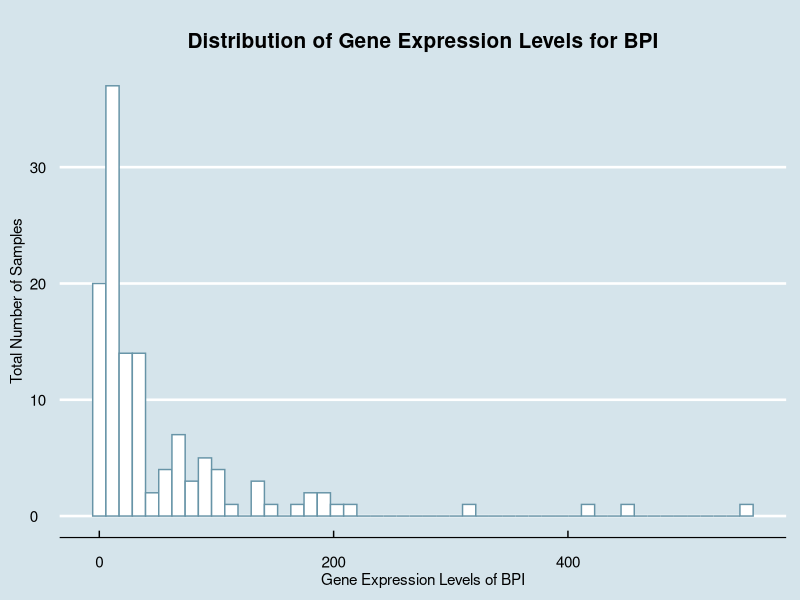
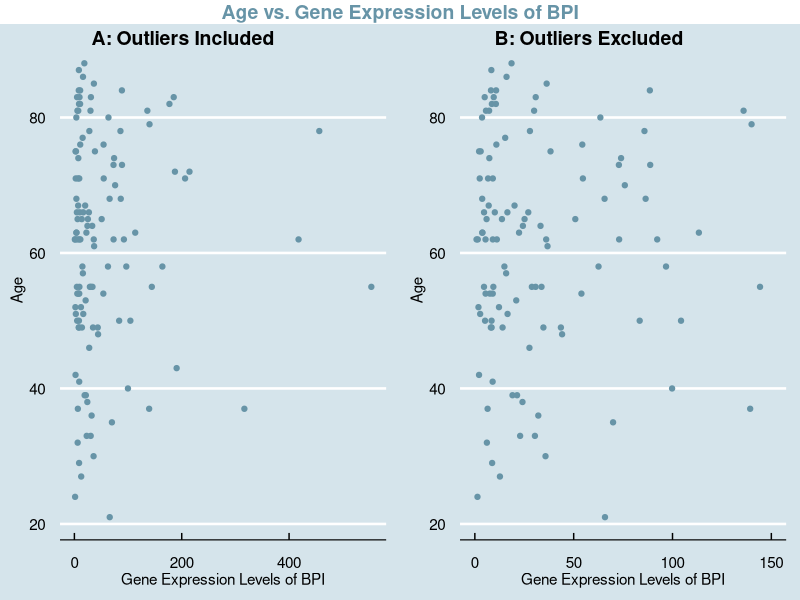
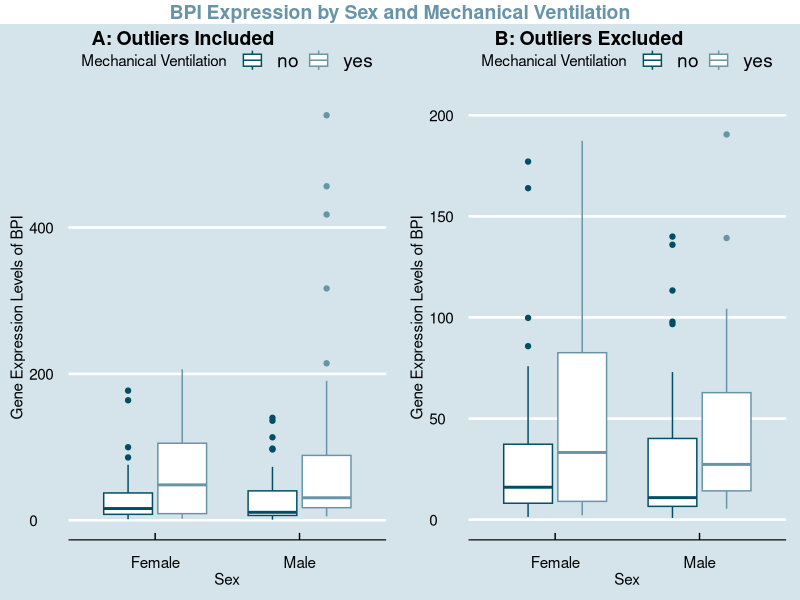
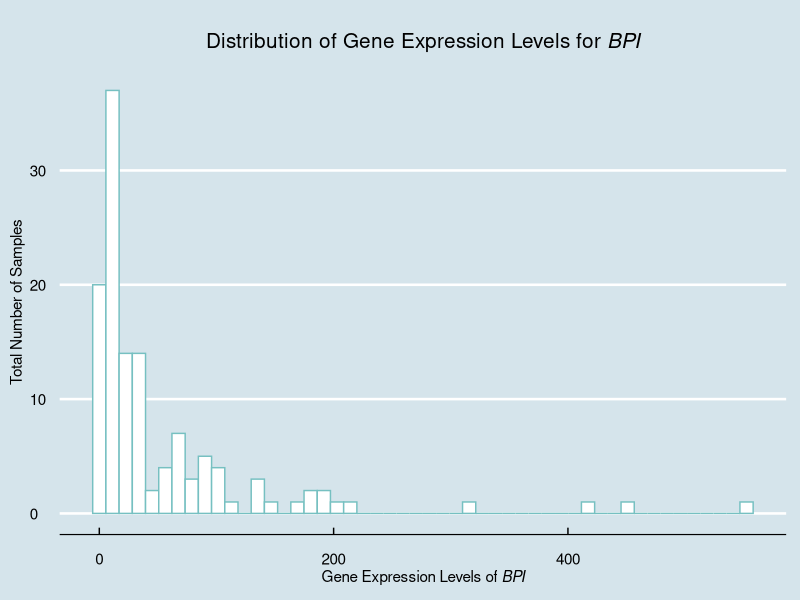
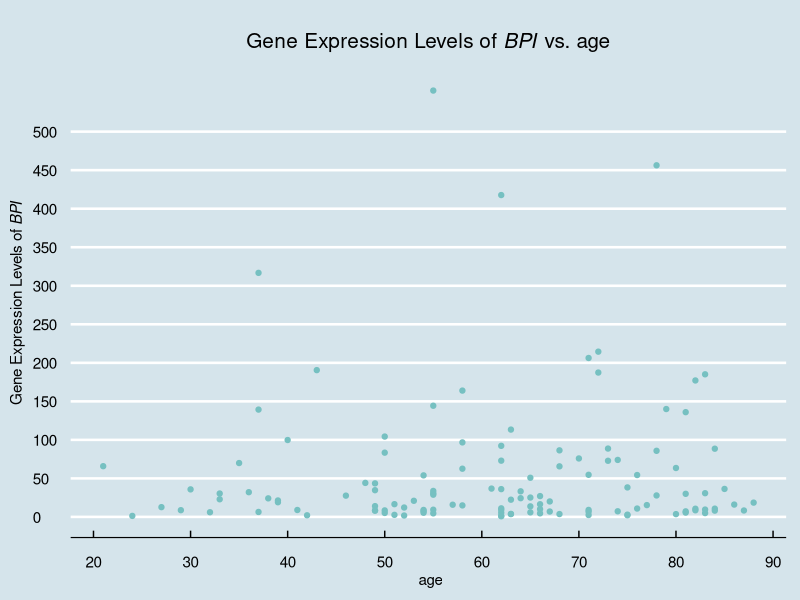
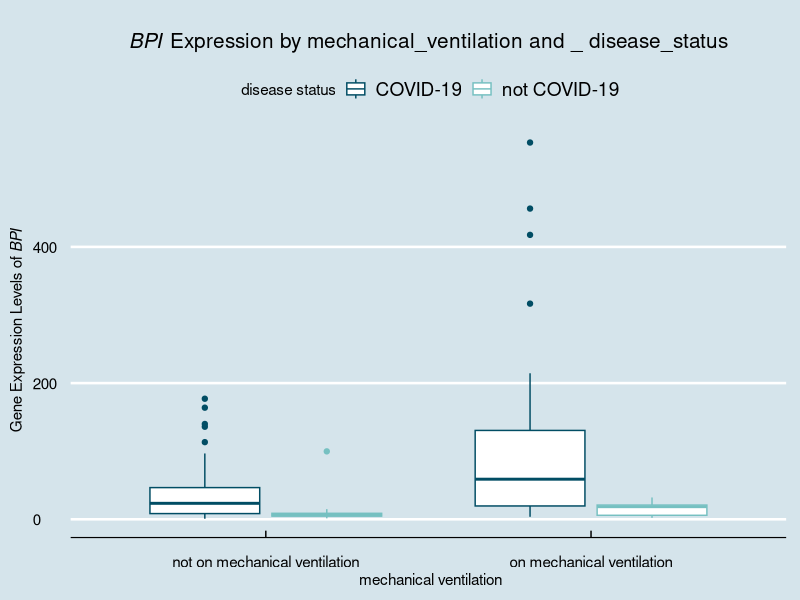
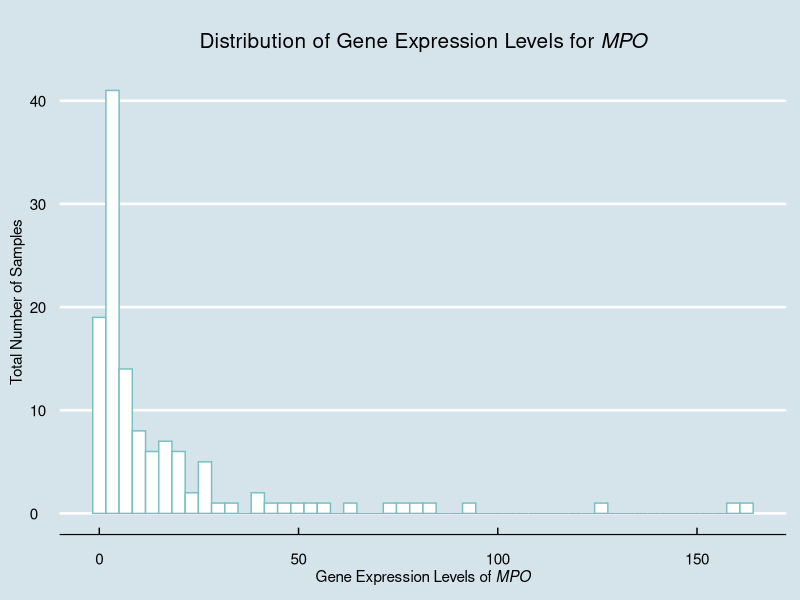
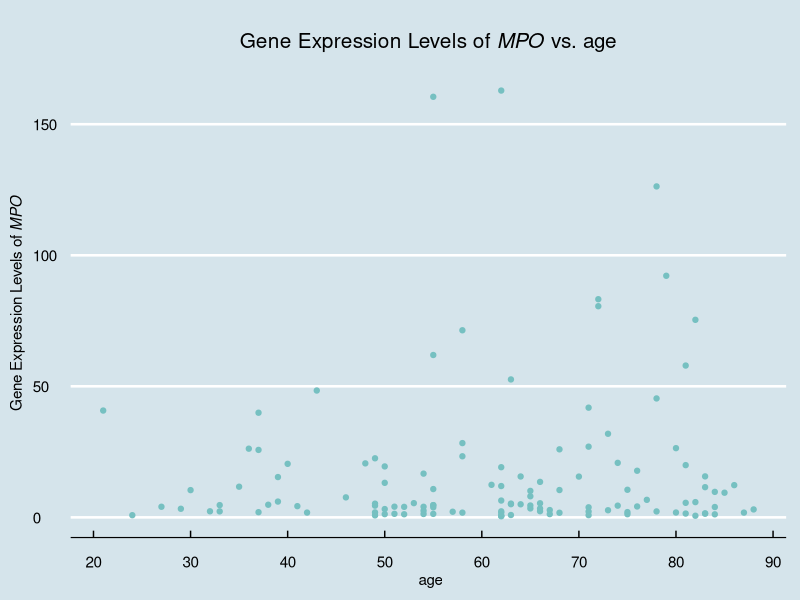

R code for these plots, in order:
## ---- chunk 1
knitr::opts_chunk$set(echo = TRUE)
library(ggplot2)
library(ggthemes)
library(ggpubr)
library(gridExtra)
library(dplyr)
library(ggtext)
## ---- chunk 2
metadata <- read.csv("QBS103_finalProject_metadata.csv", row.names = 1)
gene_exp <- read.csv("QBS103_finalProject_geneExpression.csv", row.names = 1)
## ---- chunk 3
#chosen gene: BPI - bactericidal permeability increasing protein - Plays a role in the immune response against bacterial infections, can kill the bacterial by targeting their cell membrane and can also increase permeability of cell membranes, encodes a lipopolysaccharide binding protein and helps with regulating inflammatory responses - information from https://www.ncbi.nlm.nih.gov/gene/671#summary

BPI <- gene_exp["BPI",]
BPI <- as.data.frame(t(BPI)) #transposes the matrix
metadata_BPI <- cbind(metadata, BPI) #creates one data frame with all BPI data
suppressWarnings(metadata_BPI$age <- as.integer(metadata_BPI$age))

## ---- chunk 4
#creates histogram of BPI

ggplot(metadata_BPI, aes(x = BPI)) + geom_histogram(color = "#6794a7", fill = "white", bins = 50) + 
  labs(x = "Gene Expression Levels of BPI", y = "Total Number of Samples", title = "Distribution of Gene Expression Levels for BPI") + 
  theme_economist() + 
  scale_fill_economist() + 
  theme(plot.title = element_text(size=15, face="bold", margin = margin(10, 0, 10, 0), hjust = (0.5)), axis.title.x = element_text(vjust=-0.40), axis.title.y= element_text(vjust=2 ))

# interpretation - shows the distribution of BPI gene expression in the samples. there are more studies with lower gene expression levels of BPI with a smaller amount of samples showing higher levels of expression levels. the majority of samples are seen below the threshold of 200.
## ---- chunk 5
#chosen continuous covariate: age

#creates scatterplot with BPI and age
suppressWarnings(scatter_outliers <- ggplot(metadata_BPI, aes(x = BPI, y = age)) + 
  geom_point(color = "#6794a7", fill = "white") + 
  labs(x = "Gene Expression Levels of BPI", y = "Age") + 
  theme_economist() + 
  scale_fill_economist() + 
  theme(plot.title = element_text(size=12, face="bold", margin = margin(10, 0, 10, 0)), axis.title.x = element_text(vjust=-0.40), axis.title.y= element_text(vjust=2)))

#creates scatterplot with BPI and age and sets x-axis range from 0 to 150 for easier viewing
suppressWarnings(scatter_no_outliers <- ggplot(metadata_BPI, aes(x = BPI, y = age)) + 
  geom_point(color = "#6794a7", fill = "white") + 
  labs(x = "Gene Expression Levels of BPI", y = "Age") + 
  theme_economist() + 
  scale_fill_economist() + 
  theme(plot.title = element_text(size=12, face="bold", margin = margin(10, 0, 10, 0)), axis.title.x = element_text(vjust=-0.40), axis.title.y= element_text(vjust=2)) + 
  xlim(0, 150))

#creates scatterplot of both previous plots combined
suppressWarnings(new_scatter <- ggarrange(scatter_outliers, scatter_no_outliers,ncol=2, labels = c("A: Outliers Included", "B: Outliers Excluded"))) 

#adds title to the combined plot
suppressWarnings(annotate_figure(new_scatter, top = text_grob("Age vs. Gene Expression Levels of BPI", color = "#6794a7", face = "bold", size = 14)))

#interpretation - shows the relationship between BPI gene expression and ages of individuals sampled. there is not necessarily a clear relationship that can be observed in this graph without further analysis. the points seem to be clustered towards the lower gene expression levels around ages 50-85.
## ---- chunk 6
#chosen categorical covariates: sex and mechanical ventilation

#create new dataset with the row of data where sex = "unknown"
unknown_removed <- metadata_BPI
unknown_removed <- metadata_BPI[metadata_BPI$sex != " unknown", ]

#creates scatterplot with BPI, sex, and mechanical ventilation
suppressWarnings(box_outliers <- ggplot(unknown_removed,aes(x = sex,y = BPI, color = mechanical_ventilation)) + geom_boxplot() + scale_x_discrete(labels = c("Female", "Male")) + labs(x = "Sex", y = "Gene Expression Levels of BPI", color = "Mechanical Ventilation") + theme_economist() + scale_color_manual(values = c('#014d64','#6794a7')) + theme(plot.title = element_text(size=15, face="bold", margin = margin(10, 0, 10, 0), hjust = (0.5)), axis.title.x = element_text(vjust=-0.40), axis.title.y= element_text(vjust=2))) 

#creates scatterplot with BPI, sex, and mechanical ventilation and sets y-axis range from 0 to 200 for easier viewing
suppressWarnings(box_no_outliers <- ggplot(unknown_removed,aes(x = sex,y = BPI, color = mechanical_ventilation)) + geom_boxplot() + scale_x_discrete(labels = c("Female", "Male")) + labs(x = "Sex", y = "Gene Expression Levels of BPI", color = "Mechanical Ventilation") + theme_economist() + scale_color_manual(values = c('#014d64','#6794a7')) + theme(plot.title = element_text(size=15, face="bold", margin = margin(10, 0, 10, 0), hjust = (0.5)), axis.title.x = element_text(vjust=-0.40), axis.title.y= element_text(vjust=2)) + ylim(0, 200))

#creates boxplot of both previous plots combined
suppressWarnings(new_box <- ggarrange(box_outliers, box_no_outliers,ncol=2, labels = c("A: Outliers Included", "B: Outliers Excluded")))

#adds title to the combined plot
annotate_figure(new_box, top = text_grob("BPI Expression by Sex and Mechanical Ventilation", color = "#6794a7", face = "bold", size = 14))

#interpretation - shows distribution of BPI gene expression across sexes and ventilation categories. from the graph on the right, we can see that the samples with mechanical ventilation have a higher mean gene expression level. this is true for both males and females. the mechanical ventilation groups have a higher iqr when compared to the groups without mechanical ventilation. the females from the study seem to have a higher mean gene expression level than the males.
## ---- chunk 7
#Code for boxplot, scatter, and histogram
all_graphs <- function(data, genes, gene_exp, contcovariate, catcovariate1, catcovariate2, metadata) { #takes in input of data, names of genes, all covariates
  graphs <- list()
  for (gene in genes) { #creates a loop to create each graph per gene
    gene_data <- as.numeric(t(gene_exp[gene, ]))
    metadata_gene <- cbind(metadata, gene_data)
    
    #relabels data within a few covariates for better keys in boxplots
    metadata_gene$icu_status <- ifelse(metadata_gene$icu_status == " yes", "in icu", "not in icu")
    metadata_gene$mechanical_ventilation <- ifelse(metadata_gene$mechanical_ventilation == " yes", "on mechanical ventilation", "not on mechanical ventilation")
    metadata_gene$disease_status <- ifelse(metadata_gene$disease_status == "disease state: COVID-19", "COVID-19", "not COVID-19")
    
    
    #creates histogram
    hist <- ggplot(metadata_gene, aes(x = gene_data)) +
      geom_histogram(color = "#76c0c1", fill = "white", bins = 50) + 
      labs(x = substitute(paste("Gene Expression Levels of ", italic(gene)), list(gene = gene)), #substitute done to use italics
           y = "Total Number of Samples", 
           title = substitute(paste("Distribution of Gene Expression Levels for ", italic(gene)), list(gene = gene))) +
      theme_economist() + 
      scale_fill_economist() + 
      theme(plot.title = element_text(size = 15, face = "bold", margin = margin(10, 0, 10, 0), hjust = 0.5),
            axis.title.x = element_text(vjust = -0.4),
            axis.title.y = element_text(vjust = 2))
    
    
    #creates scatter plot
    metadata_gene$contcovariate <- as.integer(metadata_gene[[contcovariate]])
    metadata_gene <- metadata_gene[!is.na(metadata_gene$contcovariate), ]

    scatter <- ggplot(metadata_gene, aes(x = contcovariate, y = gene_data)) + 
      geom_point(color = "#76c0c1", fill = "white") + 
      labs(x = paste("", contcovariate) , y = substitute(paste("Gene Expression Levels of ", italic(gene)), list(gene = gene))) +
      theme_economist() + 
      scale_fill_economist() + 
      theme(plot.title = element_text(size = 15, face = "bold", margin = margin(10, 0, 10, 0), hjust = 0.5), axis.title.x = element_text(vjust=-0.40), axis.title.y = element_text(vjust = 2)) + scale_x_continuous(breaks = seq(0, 100, by = 10)) + scale_y_continuous(breaks = seq(0, 500, by = 50)) + 
      ggtitle(substitute(paste("Gene Expression Levels of ", italic(gene), " vs. ", contcovariate), list(gene = gene, contcovariate = contcovariate)))

    
    #creates boxplot
    metadata_gene$catcovariate1 <- as.factor(metadata_gene[[catcovariate1]])
    metadata_gene$catcovariate2 <- as.factor(metadata_gene[[catcovariate2]])
    metadata_gene <- metadata_gene[!is.na(metadata_gene$catcovariate1) & !is.na(metadata_gene$catcovariate2) & (metadata_gene$catcovariate1 != " unknown") * (metadata_gene$catcovariate2 != " unknown"), ]

    box <- ggplot(metadata_gene, aes(x = catcovariate1, y = gene_data, color = catcovariate2)) + 
      geom_boxplot() + 
      scale_x_discrete(labels = levels(metadata_gene$catcovariate1)) + 
      labs(x = gsub("_", " ", paste("", catcovariate1)), y = substitute(paste("Gene Expression Levels of ", italic(gene)), list(gene = gene)), color = gsub("_", " ", paste("", catcovariate2))) +
      theme_economist() + 
      scale_color_manual(values = c('#014d64','#76c0c1')) + 
      theme(plot.title = element_text(size = 15, face ="bold", margin = margin(10, 0, 10, 0), hjust = (0.5)), axis.title.x = element_text(vjust=-0.40), axis.title.y = element_text(vjust=2)) +
      ggtitle(substitute(paste(italic(gene), " Expression by ", catcovariate1, " and ", "_", " ", catcovariate2), list(gene = gene, catcovariate1 = catcovariate1, catcovariate2 = catcovariate2)))
    
    plots <- list(hist = hist, scatter = scatter, box = box)
    graphs[[gene]] <- plots
    
  }
  return(graphs)
}
  
selected_genes <- c("BPI", "MPO")

multiple_graphs <- all_graphs(data = gene_exp, genes = selected_genes, contcovariate = "age", catcovariate1 = "mechanical_ventilation", catcovariate2 = "disease_status", gene_exp = gene_exp, metadata = metadata)

for (gene in selected_genes) {
  print(multiple_graphs[[gene]]$hist)
  print(multiple_graphs[[gene]]$scatter)
  print(multiple_graphs[[gene]]$box)
}

## ---- chunk 8
#calling the function
additional_genes <- c("GPLD1", "AAK1")
selected_genes <- c("BPI", "MPO", "GPLD1", "AAK1")
multiple_graphs <- all_graphs(data = gene_exp, genes = selected_genes, contcovariate = "age", catcovariate1 = "sex", catcovariate2 = "mechanical_ventilation", gene_exp = gene_exp, metadata = metadata)
print(multiple_graphs)
